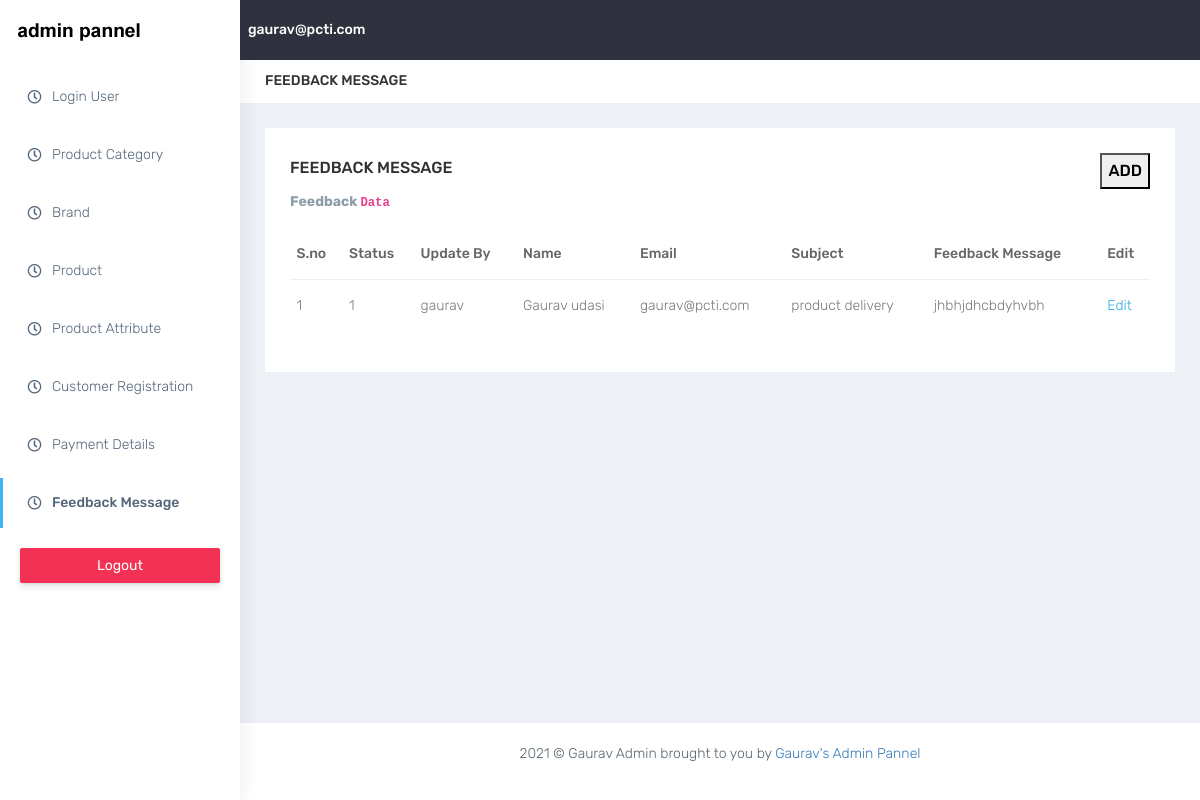
The page /admin/feedback_message.php (signed in) on the database its author committed.
### tables this page shows
CREATE TABLE `feedback` (
 `id` INT(11) NOT NULL,
 `status` INT(11) NOT NULL,
 `last_update` DATETIME NOT NULL,
 `update_by` INT(11) NOT NULL,
 `name` VARCHAR(100) NOT NULL,
 `email` VARCHAR(100) NOT NULL,
 `subject` VARCHAR(200) NOT NULL,
 `feedback` VARCHAR(800) NOT NULL
);

### admin/feedback_message.php (the view, shortened to what this page needs)
<?php
require('../db.php');
$feedback_mess = array();
$sql = "SELECT * FROM `feedback`";
$result = $conn->query($sql);
if($result->num_rows > 0)
{
	while($row = $result->fetch_assoc())
	{
		$feedback_mess[$row['id']] = $row;
	}
}
$user_data = array();
$sql = "SELECT * FROM `admin_login`";
$result = $conn->query($sql);
if($result->num_rows > 0)
{
	while($row = $result->fetch_assoc())
	{
		$user_data[$row['id']] = $row;
	}
}
?>
<!DOCTYPE html>
<html dir="ltr" lang="en">
<head>
   <link href="css/style.min.css" rel="stylesheet">
</head>
<body>
    <div id="main-wrapper" data-layout="vertical" data-navbarbg="skin5" data-sidebartype="full"
        data-sidebar-position="absolute" data-header-position="absolute" data-boxed-layout="full">
        <?php include("default/header.php"); ?>
        <?php include("default/menu.php");  ?>
        <div class="page-wrapper">
            <div class="page-breadcrumb bg-white">
                <div class="row align-items-center">
                    <div class="col-lg-3 col-md-4 col-sm-4 col-xs-12">
                        <h4 class="page-title text-uppercase font-medium font-14">Feedback Message</h4>
                    </div>
                    <div class="col-lg-9 col-sm-8 col-md-8 col-xs-12">
                        <div class="d-md-flex">
                        </div>
                    </div>
                </div>
            </div>
            <div class="container-fluid">
                <div class="row">
                    <div class="col-sm-12">
                        <div class="white-box">
							<div class="row">
								<div class="col-md-6">
								<h3 class="box-title">Feedback Message</h3>
								</div>
								<div class="col-md-6 text-right">
								<button class="box-title" data-toggle="modal" data-target="#Add">Add</button>
								</div>
							</div>
                            <p class="text-muted">Feedback <code>Data</code></p>
                            <div class="table-responsive">
                                <table class="table">
                                    <thead>
                                        <tr>
                                            <th class="border-top-0">S.no</th>
                                            <th class="border-top-0">Status</th>
                                            <th class="border-top-0">Update By</th>
                                            <th class="border-top-0">Name</th>
                                            <th class="border-top-0">Email</th>
                                            <th class="border-top-0">Subject</th>
                                            <th class="border-top-0">Feedback Message</th>
											<th class="border-top-0">Edit</th>
                                        </tr>
                                    </thead>
                                    <tbody>
									<?php
										$i=1;
										foreach($feedback_mess as $cnt => $feedback)
										{
											echo '
												<tr>
													<td>'.$i.'</td>
													<td>'.$feedback['status'].'</td>
													<td>'.$user_data[$feedback['update_by']]['name'].'</td>
													<td>'.$feedback['name'].'</td>
													<td>'.$feedback['email'].'</td>
													<td>'.$feedback['subject'].'</td>
													<td>'.$feedback['feedback'].'</td>
													<td><a href="#" class="user-edit" data-toggle="modal" data-target="#Edit" data-status="'.$feedback['status'].'" data-name="'.$feedback['name'].'" data-email="'.$feedback['email'].'" data-subject="'.$feedback['subject'].'" data-feedback="'.$feedback['feedback'].'" data-id="'.$feedback['id'].'" >Edit</a></td>
												</tr>
											';
											$i++;
										}
									?>
                                    </tbody>
                                </table>
                            </div>
                        </div>
                    </div>
                </div>
            </div>
            <footer class="footer text-center"> 2021 © Gaurav Admin brought to you by <a
                    href="index.php">Gaurav's Admin Pannel</a>
            </footer>
        </div>
    </div>
</body>
</html>

### rows shown on the page
feedback: status "1", update_by.name "gaurav", name "Gaurav udasi", email "gaurav@pcti.com", subject "product delivery", feedback "jhbhjdhcbdyhvbh"

### other values the page prints
$_SESSION['user_login']['name'] "gaurav@pcti.com"
